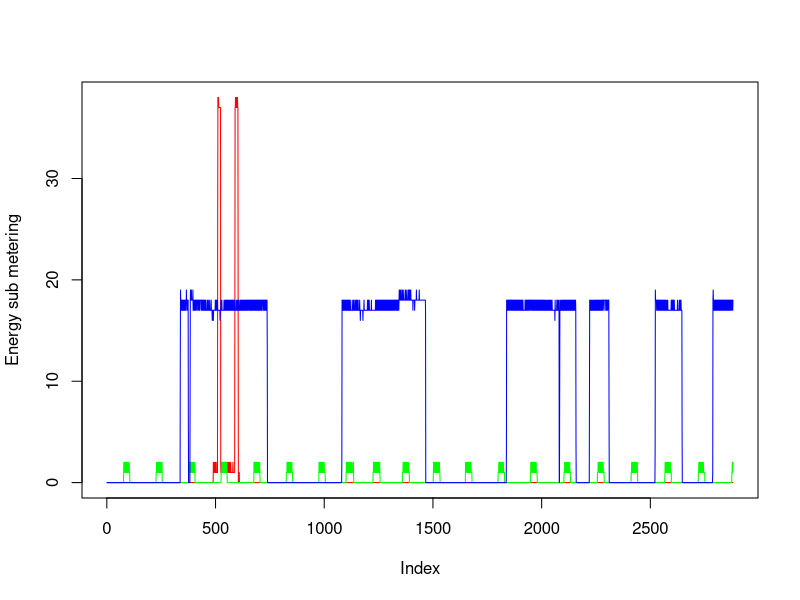

Reproduce this figure in R.
## I have already filtered the necesary data for two days

pc <- read.csv("household_power_consumption.csv", header=TRUE, sep=";", na.string="?", colClasses=c("character", "character", "numeric", "numeric", "numeric", "numeric", "numeric", "numeric", "numeric"))
plot(pc$Sub_metering_1, ylab="Energy sub metering", type="l", col='red')
lines(pc$Sub_metering_2, col='green')
lines(pc$Sub_metering_3, col='blue')
## axis(1, at=1:6, lab=c("Thu","Thu","Thu","Fri","Fri","Sat"))
dev.copy(png, file="plot3.png")
dev.off()
